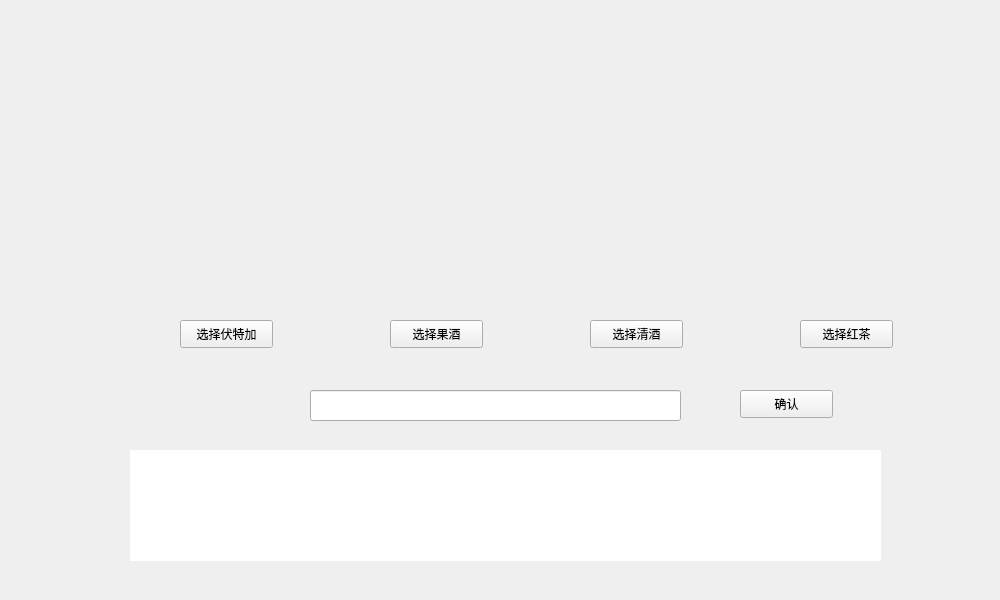
<?xml version="1.0" encoding="UTF-8"?>
<ui version="4.0">
 <class>hide</class>
 <widget class="QMainWindow" name="hide">
  <property name="geometry">
   <rect>
    <x>0</x>
    <y>0</y>
    <width>1000</width>
    <height>600</height>
   </rect>
  </property>
  <property name="windowTitle">
   <string>MainWindow</string>
  </property>
  <widget class="QWidget" name="centralwidget">
   <widget class="QLabel" name="label">
    <property name="geometry">
     <rect>
      <x>180</x>
      <y>140</y>
      <width>111</width>
      <height>131</height>
     </rect>
    </property>
    <property name="text">
     <string/>
    </property>
    <property name="pixmap">
     <pixmap resource="res.qrc">:/image/hide1.png</pixmap>
    </property>
   </widget>
   <widget class="QLabel" name="label_2">
    <property name="geometry">
     <rect>
      <x>380</x>
      <y>140</y>
      <width>101</width>
      <height>131</height>
     </rect>
    </property>
    <property name="text">
     <string/>
    </property>
    <property name="pixmap">
     <pixmap resource="res.qrc">:/image/hide2.png</pixmap>
    </property>
   </widget>
   <widget class="QLabel" name="label_3">
    <property name="geometry">
     <rect>
      <x>580</x>
      <y>150</y>
      <width>91</width>
      <height>121</height>
     </rect>
    </property>
    <property name="text">
     <string/>
    </property>
    <property name="pixmap">
     <pixmap resource="res.qrc">:/image/hide3.png</pixmap>
    </property>
   </widget>
   <widget class="QLabel" name="label_4">
    <property name="geometry">
     <rect>
      <x>800</x>
      <y>160</y>
      <width>101</width>
      <height>101</height>
     </rect>
    </property>
    <property name="text">
     <string/>
    </property>
    <property name="pixmap">
     <pixmap resource="res.qrc">:/image/hide4.png</pixmap>
    </property>
   </widget>
   <widget class="QPushButton" name="pushButton">
    <property name="geometry">
     <rect>
      <x>180</x>
      <y>320</y>
      <width>93</width>
      <height>28</height>
     </rect>
    </property>
    <property name="text">
     <string>选择伏特加</string>
    </property>
   </widget>
   <widget class="QPushButton" name="pushButton_2">
    <property name="geometry">
     <rect>
      <x>390</x>
      <y>320</y>
      <width>93</width>
      <height>28</height>
     </rect>
    </property>
    <property name="text">
     <string>选择果酒</string>
    </property>
   </widget>
   <widget class="QPushButton" name="pushButton_3">
    <property name="geometry">
     <rect>
      <x>590</x>
      <y>320</y>
      <width>93</width>
      <height>28</height>
     </rect>
    </property>
    <property name="text">
     <string>选择清酒</string>
    </property>
   </widget>
   <widget class="QPushButton" name="pushButton_4">
    <property name="geometry">
     <rect>
      <x>800</x>
      <y>320</y>
      <width>93</width>
      <height>28</height>
     </rect>
    </property>
    <property name="text">
     <string>选择红茶</string>
    </property>
   </widget>
   <widget class="QLabel" name="label_5">
    <property name="geometry">
     <rect>
      <x>110</x>
      <y>430</y>
      <width>791</width>
      <height>141</height>
     </rect>
    </property>
    <property name="text">
     <string/>
    </property>
    <property name="pixmap">
     <pixmap resource="res.qrc">:/image/diabg.png</pixmap>
    </property>
   </widget>
   <widget class="QLineEdit" name="lineEdit">
    <property name="geometry">
     <rect>
      <x>310</x>
      <y>390</y>
      <width>371</width>
      <height>31</height>
     </rect>
    </property>
   </widget>
   <widget class="QPushButton" name="pushButton_5">
    <property name="geometry">
     <rect>
      <x>740</x>
      <y>390</y>
      <width>93</width>
      <height>28</height>
     </rect>
    </property>
    <property name="text">
     <string>确认</string>
    </property>
   </widget>
   <widget class="QTextEdit" name="textEdit">
    <property name="geometry">
     <rect>
      <x>130</x>
      <y>450</y>
      <width>751</width>
      <height>111</height>
     </rect>
    </property>
    <property name="frameShape">
     <enum>QFrame::NoFrame</enum>
    </property>
    <property name="readOnly">
     <bool>true</bool>
    </property>
    <property name="textInteractionFlags">
     <set>Qt::NoTextInteraction</set>
    </property>
   </widget>
  </widget>
 </widget>
 <resources>
  <include location="res.qrc"/>
 </resources>
 <connections/>
</ui>
